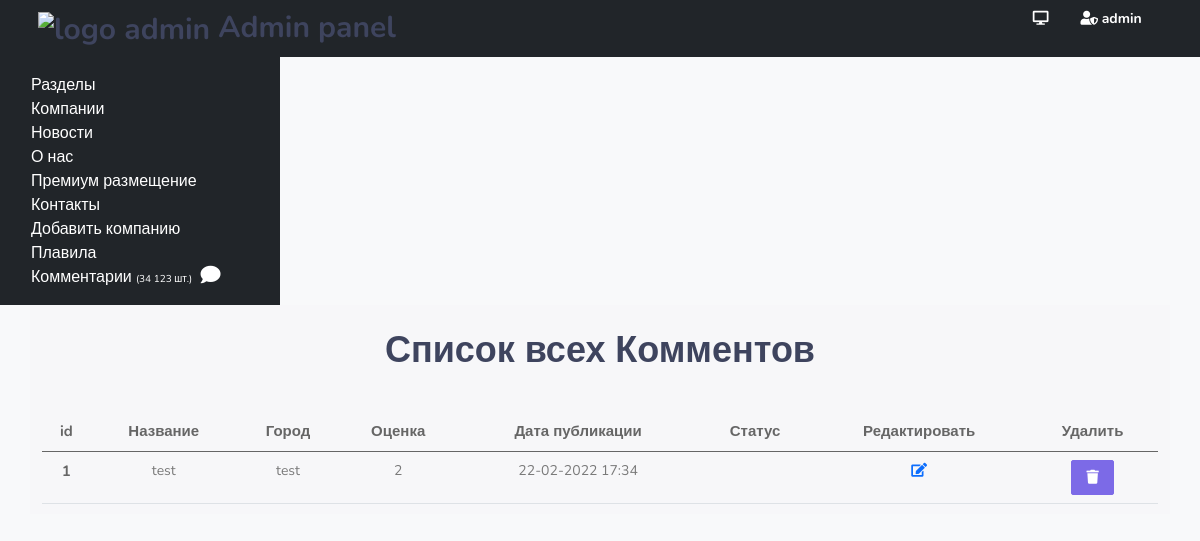
/admin/comments (signed in), run on the app's committed database.
### models.py (models this page shows)
class Comments(db.Model):
    id = db.Column(db.Integer, primary_key=True)
    name = db.Column(db.String(160))
    city = db.Column(db.String(100), nullable=True)
    email = db.Column(db.String(100), nullable=True)
    stars = db.Column(db.String(140))
    content = db.Column(db.Text)
    publish = db.Column(db.String(140))
    datetime = db.Column(db.String(100), nullable=True)
    company_id = db.Column(db.Integer, db.ForeignKey('company.id'), nullable=False)

### view.py (the view)
@app.route('/admin/comments')
@login_required
def all_comment():
    comments = Comments.query.all()
    return render_template('admin/all_comments.html', admin=True,  comments=comments )

### templates/admin/all_comments.html (shortened to what this page needs)
{% extends 'admin/base.html' %}
{% block content %}
            <div class="row">
                <div class="col-lg-12 text-center">
                    <div class="page-title-box">
                        <div class="row align-items-center">
                            <div class="col-md-12">
                                <h1 class="page-title m-0">Список всех Комментов</h1>
                            </div>
                        </div>
                    </div>
                </div>
            </div>
            <div class="row mt-3">
<div class="col-lg-12">
<table class="table">
  <thead class="text-center">
    <tr>
      <th scope="col">id</th>
      <th scope="col">Название</th>
      <th scope="col">Город</th>
         <th scope="col">Оценка</th>
         <th scope="col">Дата публикации</th>
         <th scope="col">Статус</th>
        <th scope="col">Редактировать</th>
      <th scope="col">Удалить</th>
    </tr>
  </thead>
  <tbody class="text-center">
    {% for i in comments %}
        <tr>
      <th scope="row">{{ i.id }}</th>
      <td>{{ i.name }}</td>
      <td>{{ i.city }}</td>
            <td>{{ i.stars }}</td>
            <td>{{ i.datetime }}</td>
            <td>{% if i.publish == 0 %}<i class="fas fa-times-circle text-danger" ></i>{% elif i.publish == 1 %}<i class="fas fa-check-circle text-success"></i>{% endif %}</td>
      <td><a href="{{ url_for('edit_comment', id=i.id) }}" title="Редактировать"><i class="fas fa-edit"></i></a></td>
        <td>
<button type="button" class="btn btn-primary" data-bs-toggle="modal" data-bs-target="#staticBackdrop{{ i.id }}">
  <i class="fas fa-trash"></i>
</button>
            </td>
    </tr>
  {% endfor %}
  </tbody>
</table>
</div>
            </div>
{% endblock %}

### static/assets/css/style.css (style rules this page uses)
body { background: #f8f9fa; font-family: "Nunito", sans-serif; margin: 0; font-size: 14px; }
html { overflow-x: hidden; position: relative; min-height: 100%; background: #f8f9fa; }
h1, h2, h3, h4, h5, h6 { color: #3e445e; font-weight: bold; margin: 10px 0; }
h1 { line-height: 43px; font-size: 36px; }
* { outline: none !important; }
.row { margin-right: -10px; margin-left: -10px; }
.col, .col-1, .col-10, .col-11, .col-12, .col-2, .col-3, .col-4, .col-5, .col-6, .col-7, .col-8, .col-9, .col-auto, .col-lg, .col-lg-1, .col-lg-10, .col-lg-11, .col-lg-12, .col-lg-2, .col-lg-3, .col-lg-4, .col-lg-5, .col-lg-6, .col-lg-7, .col-lg-8, .col-lg-9, .col-lg-auto, .col-md, .col-md-1, .col-md-10, .col-md-11, .col-md-12, .col-md-2, .col-md-3, .col-md-4, .col-md-5, .col-md-6, .col-md-7, .col-md-8, .col-md-9, .col-md-auto, .col-sm, .col-sm-1, .col-sm-10, .col-sm-11, .col-sm-12, .col-sm-2, .col-sm-3, .col-sm-4, .col-sm-5, .col-sm-6, .col-sm-7, .col-sm-8, .col-sm-9, .col-sm-auto, .col-xl, .col-xl-1, .col-xl-10, .col-xl-11, .col-xl-12, .col-xl-2, .col-xl-3, .col-xl-4, .col-xl-5, .col-xl-6, .col-xl-7, .col-xl-8, .col-xl-9, .col-xl-auto { padding-left: 10px; padding-right: 10px; }
.table td, .table th { padding: 8px; }
.m-0 { margin: 0px !important; }
.btn { border-radius: 2px; padding: 6px 14px; font-size: 14px; }
.btn-primary, .btn-success, .btn-info, .btn-warning, .btn-danger, .btn-inverse, .btn-purple, .btn-pink, .btn-orange, .btn-brown, .btn-teal { color: #ffffff !important; }
.btn-primary { background-color: #7c6ae7 !important; border: 1px solid #7c6ae7 !important; }
.table { margin-bottom: 10px; }
tbody { color: #797979; }
th { color: #666666; font-size: 15px; }
body { padding-bottom: 65px; }
.page-title-box { padding: 24px 0px; }

### data on the page
Comments: id "1", name "test", city "test", stars "2", datetime "22-02-2022 17:34"
